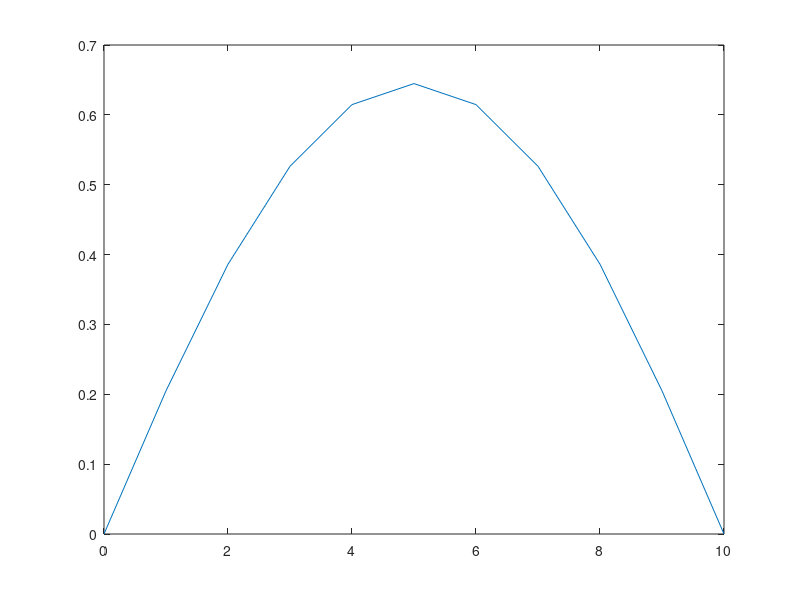

Write MATLAB code to recreate this figure.
L = 10 ;
W = 100 ;
T = 1000 ;
EI = 1e4 ;
a = sqrt(T/EI) ;
y = @(x) (W*EI/(T^2)).*((cosh(a*(L/2-x))/cosh(a*L/2))-1)+((W.*x.*(L-x))./(2*T)) ;
x = 0:L ;

plot(x , y(x))
